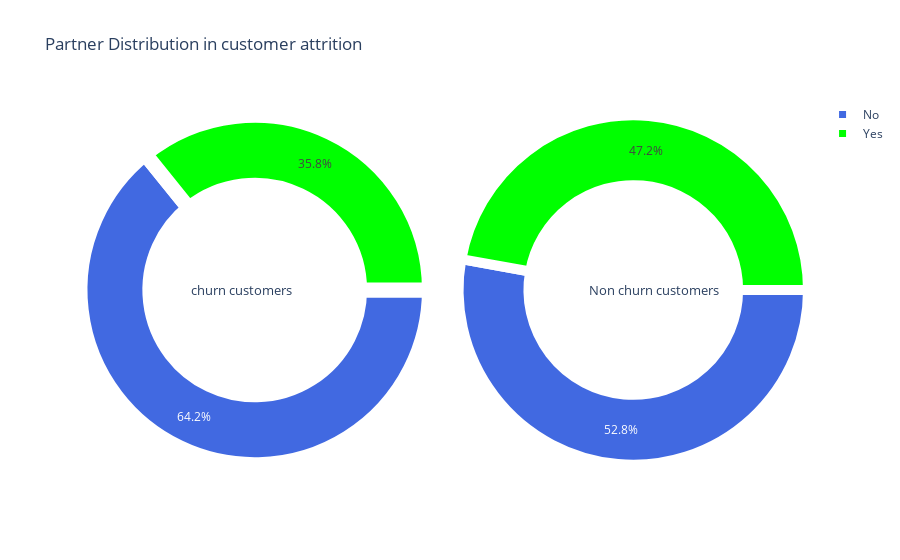

Write notebook code for a chart like this one.
### Markdown cell above
# Partner

### Code cell
#function  for pie plot for customer attrition types
trace1 = go.Pie(values  = churn['Partner'].value_counts().values.tolist(), # takes only values of male n female
                    labels  = churn['Partner'].value_counts().keys().tolist(),# taeks only labels Female n male
                    domain  = dict(x = [0,.48]), # size of diagram
                    marker = dict(colors =  [ 'royalblue' ,'lime','red'], # colour inside the Pie charts
                             line = dict(color = "white",width = 15.0)), # line is whit an width of line 
               rotation = 90,hole = .6) # rotation like a circle & hole circle inside Pie charts
    
    
trace2 = go.Pie(values  = not_churn['Partner'].value_counts().values.tolist(),
                    labels  = not_churn['Partner'].value_counts().keys().tolist(),
                    domain  = dict(x = [.52,1]),
                    marker = dict(colors =  [ 'royalblue' ,'lime','red'],
                             line = dict(color = "white",width =  10.0)),
               rotation = 90,hole = .6)
        


layout = go.Layout(dict(title = " Partner Distribution in customer attrition "),
                   annotations = [dict(text = "churn customers",
                                                font = dict(size = 13),# font size of Churn Customers
                                                showarrow = False,
                                                x = .15, y = .5),
                                           dict(text = "Non churn customers",
                                                font = dict(size = 13),
                                                showarrow = False,
                                                x = .88,y = .5
                                               )
                                          ]
                           )
                      

data = [trace1,trace2]
fig  = go.Figure(data = data,layout = layout)
py.iplot(fig)

### Figure 1 — Plotly figure (JSON) as saved in the notebook; plotly's stock layout.template omitted (floating-point values rounded to 4 significant figures)
{"data": [{"domain": {"x": [0, 0.48]}, "hole": 0.6, "labels": ["No", "Yes"], "marker": {"colors": ["royalblue", "lime", "red"], "line": {"color": "white", "width": 15}}, "rotation": 90, "type": "pie", "values": [1200, 669]}, {"domain": {"x": [0.52, 1]}, "hole": 0.6, "labels": ["Yes", "No"], "marker": {"colors": ["royalblue", "lime", "red"], "line": {"color": "white", "width": 10}}, "rotation": 90, "type": "pie", "values": [2733, 2441]}], "layout": {"annotations": [{"font": {"size": 13}, "showarrow": false, "text": "churn customers", "x": 0.15, "y": 0.5}, {"font": {"size": 13}, "showarrow": false, "text": "Non churn customers", "x": 0.88, "y": 0.5}], "title": {"text": " Partner Distribution in customer attrition "}}}
